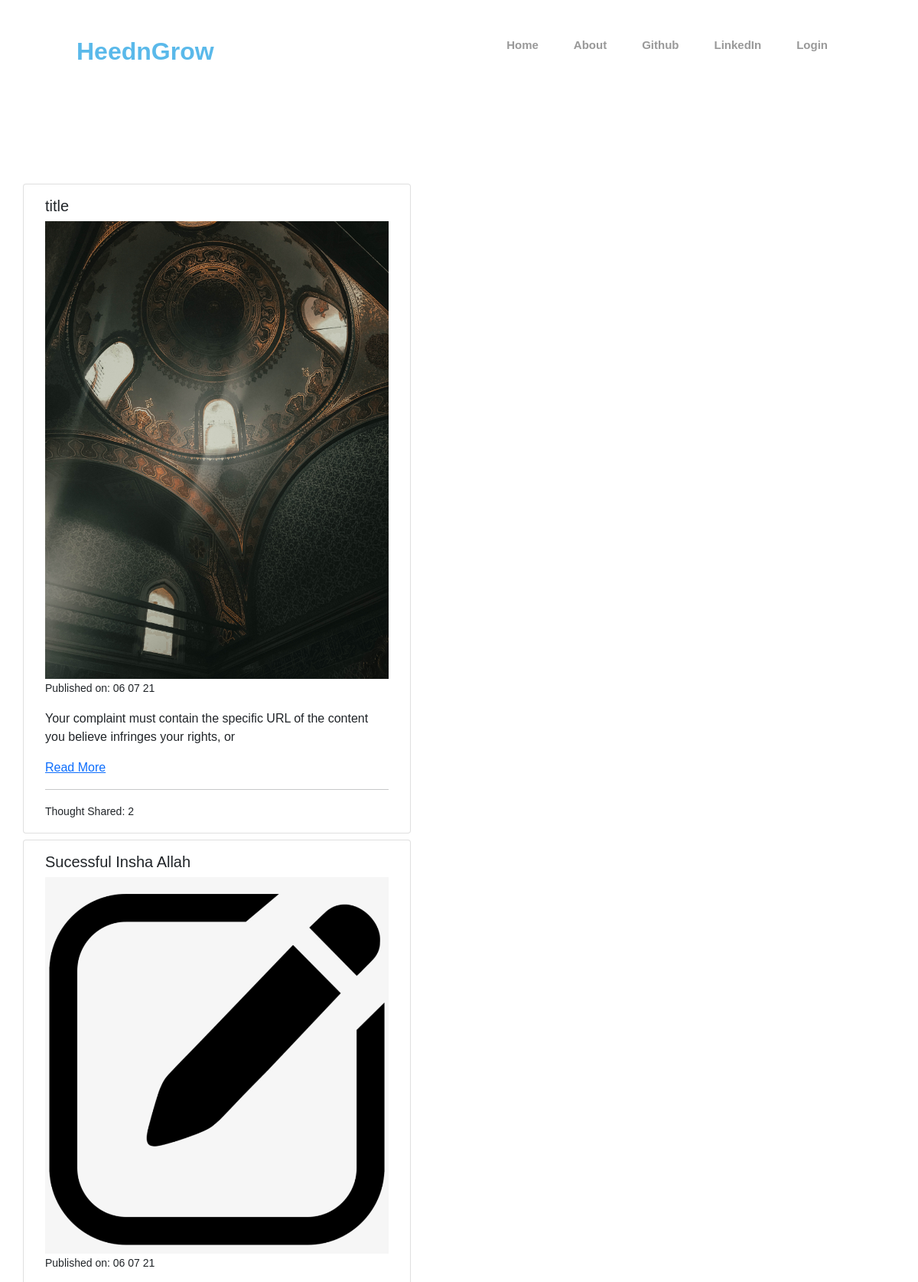
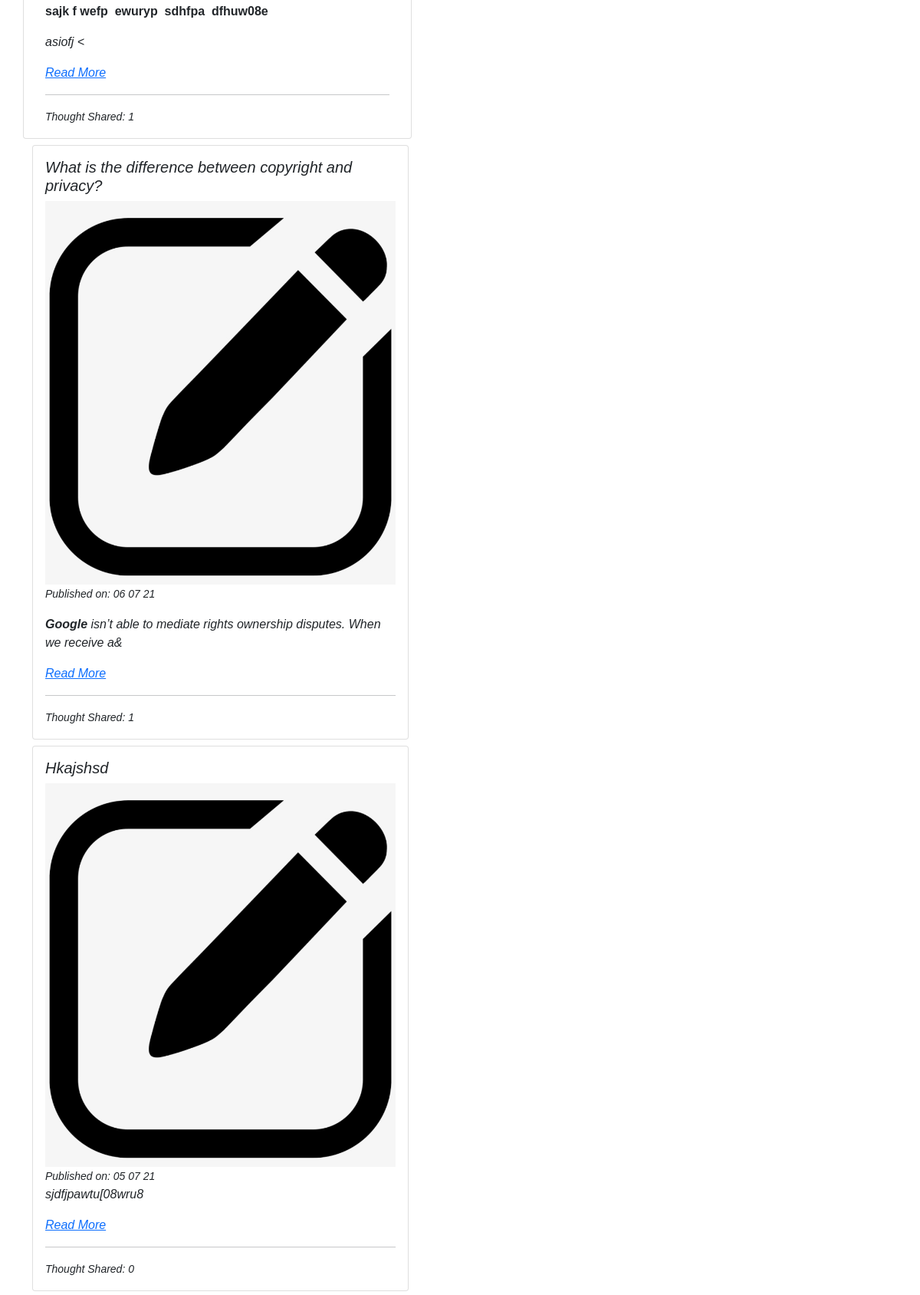
The page / (upper part) on the database its author committed (2 pictures, top to bottom).
### blog/models.py (models this page shows, shortened)
class Post(models.Model):
    author = models.ForeignKey('auth.User',on_delete=models.CASCADE)
    title = models.CharField(max_length=200)
    text = RichTextField(max_length=3000)
    image = models.ImageField(upload_to="static/images",verbose_name="images",default='static/images/default.png')
    created_date = models.DateTimeField(default=timezone.now)
    published_date = models.DateTimeField(blank=True,null=True)
    def approve_comments(self):
        return self.comments.filter(approved_comments=True)

### blog/views.py (the view)
# urls.py: path('',views.PostListView.as_view(),name='post_list'),
class PostListView(ListView):
    model = Post
    def get_queryset(self):
        return Post.objects.filter(published_date__lte=timezone.now()).order_by('-published_date')

### blog/templates/blog/post_list.html (shortened to what this page needs)
{% extends 'blog/base.html' %}
{% block content %}
<div class="centerstage mt-3">
    <div class="row">
      {% for post in post_list %}
        <div class="card mt-2 col-8">
          <div class="card-body">
            <h5 class="card-title">{{ post.title }}</h5>
            <img src="{{ post.image }}" alt="picture portraying {{ post.title }}" class="img-fluid">
            <small>Published on: {{post.published_date|date:"d m y"}}</small>
            <p class="card-text">{{post.text|safe|slice:100}}</p>
            <a class="stretched-link" href="{% url 'post_detail' pk=post.pk%}">Read More</a>
            <hr>
            <small>Thought Shared: {{ post.approve_comments.count }}</small>
          </div>
        </div>
      {% endfor %}
    </div>
  </div>
{% endblock %}

### blog/templates/blog/base.html (shortened to what this page needs)
{% load static%}
<!DOCTYPE html>
<html>
    <head>
        <link rel="stylesheet" href="{% static 'blog/bootstrap.css'%}">
        <link rel="stylesheet" href="{% static 'blog/styles.css'%}">
<body class=''>
  <section>
    <header>
      <a class="logo" href="{% url 'post_list' %}">HeednGrow</a>
      <ul class="navigation">
        <li><a style="--i:1" class="bar" href="{% url 'post_list' %}">Home</a></li>
        <li><a style="--i:2" class="bar" href="{% url 'about'%}">About</a></li>
        <li><a style="--i:3" class="bar" href="https://www.github.com">Github</a></li>
        <li><a style="--i:4" class="bar" href="https://www.linkedin.com">LinkedIn</a></li>
        {% if user.is_authenticated %}
        <li>
          <a style="--i:1" class="bar" href="{% url 'post_new' %}" >New Post</a>
        </li>
        <li>
          <a style="--i:2" class="bar" href="{% url 'post_draft_list' %}">Drafts</a>
        </li>
        <li>
          <a style="--i:3" class="bar" href="{% url 'logout' %}" >Logout</a>
        </li>
        <li>
          <a style="--i:5" class="bar" >Welcome: {{ user.username }}</a>
        </li>
          {% else %}
          <li><a style="--i:5" class="bar" href="{% url 'login' %}" >Login</a></li>
        {% endif %}
      </ul>
    </header>
  </section>
        <div class="container mt-3">
            <div class="row">
                <div class="col-md-8">
                  <div class="blog_posts">
                    {% block content %}
                    {% endblock %}
                  </div>
                </div>
            </div>
        </div>
</body>
</html>

### blog/static/blog/styles.css (style rules this page uses)
* { margin: 0; padding: 0; box-sizing: border-box; font-family: 'poppings',sans-serif; }
section { position: relative; width: 100%; min-height: 10vh; padding: 100px; display: flex; align-items: center; justify-content: center; }
header { position: fixed; top: 0; left: 0; width: 100%; padding: 40px 100px; display: flex; justify-content: space-between; align-items: center; z-index: 5; }
header .logo { position: relative; color: #5AB9EA; display: inline-block; font-size: 32px; text-decoration: none; font-weight: 800; animation: slide_left 0.5s linear forwards; animation-delay: 0,2s; opacity: 0; }
header ul { position: relative; display: flex; }
header ul li { list-style: none; }
header ul li a { display: inline-block; color: #999; font-weight: 600; font-size: 15px; text-decoration: none; margin-left: 10px; padding: 8px 18px; animation: slide_top 0.5s linear forwards; animation-delay: calc(0.2s*var(--i)); opacity: 0; }

### rows shown on the page
Post: title "title", image (picture), published_date "06 07 21", text "Your complaint must contain the specific URL of the content you believe infringes your rights, or", approve_comments.count "2"
Post: title "Sucessful Insha Allah", image (placeholder picture), published_date "06 07 21", text "sajk f wefp ewuryp sdhfpa dfhuw08e asiofj <", approve_comments.count "1"
Post: title "What is the difference between copyright and privacy?", image (placeholder picture), published_date "06 07 21", text "Google isn’t able to mediate rights ownership disputes. When we receive a&", approve_comments.count "1"
Post: title "Hkajshsd", image (placeholder picture), published_date "05 07 21", text "sjdfjpawtu[08wru8", approve_comments.count "0"
